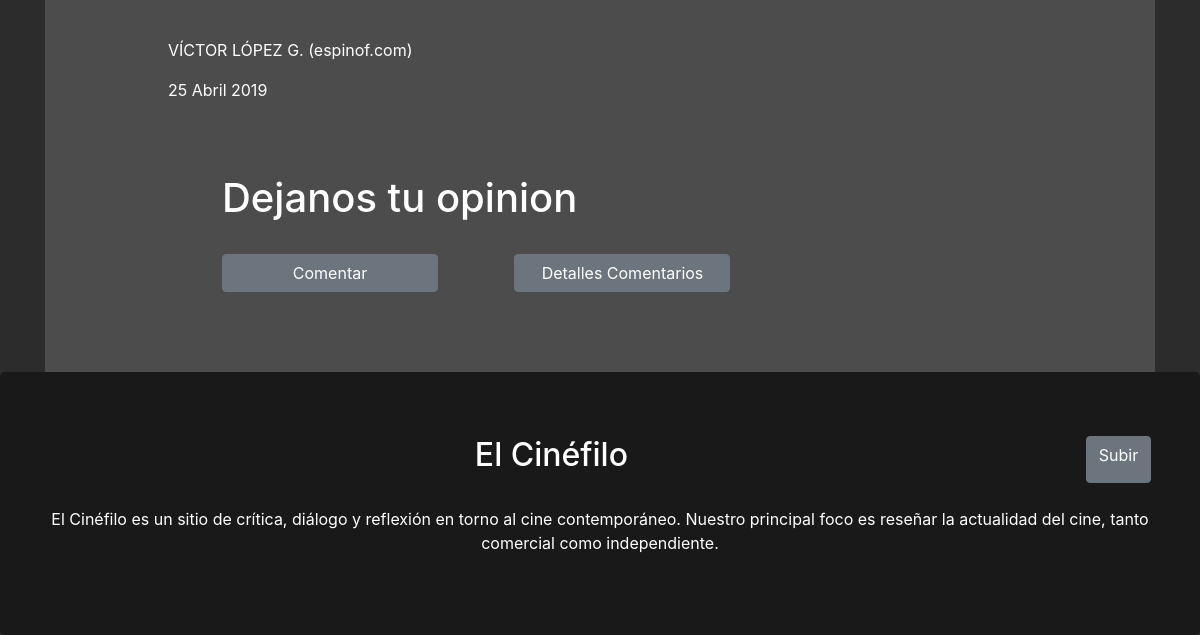
The page /peliculas/endgame/ (lower part) on the database as committed earlier.
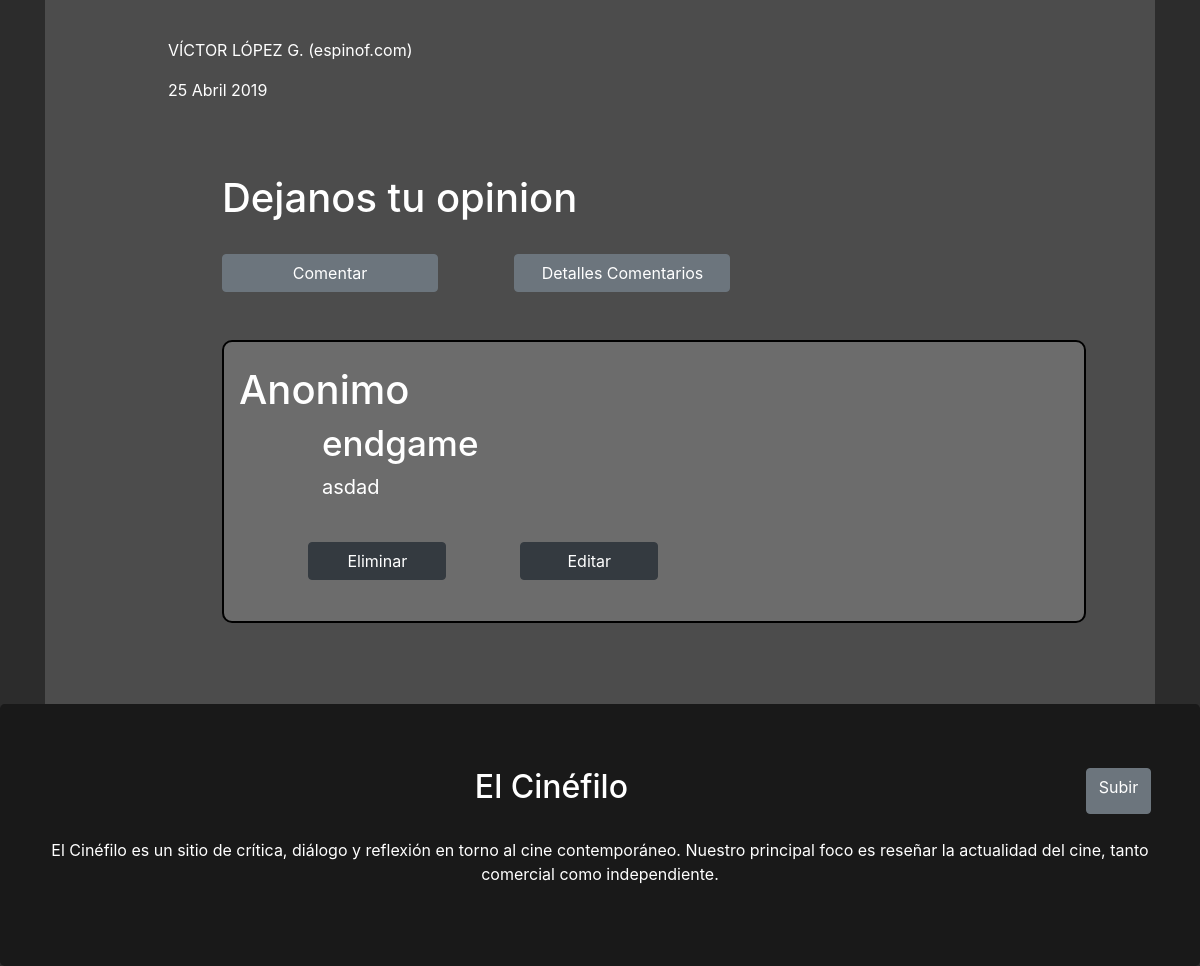
The same page on the database as committed later.
### peliculas/models.py (models this page shows, shortened)
class ComentarioEndgame(models.Model):
    id = models.AutoField(primary_key=True)
    descripcion = models.CharField(max_length=50)
    comentario = models.TextField(max_length=1000)
    fecha = models.DateField(null=True, blank=True)
    class Meta:
        ordering = ['fecha']

### peliculas/views.py (the view)
# urls.py: path('endgame/', views.endgame, name='endgame'),
def endgame(request):
    comentario=ComentarioEndgame.objects.all()
    return render(
        request,
        'endgame.html',
        context={'comentario':comentario},
    )

### peliculas/templates/endgame.html (shortened to what this page needs)
{% extends "base_generic.html" %}
{% block content %}
{% load static %}
	<div class="cuerpo container">
			<br>
			<br>
			<br>
			<br>
			<h2 class="titulos">Como cantaban Radiohead, ‘No Surprises’</h2><br>
			<img class="tamaño-imagenes" src="{% static 'img/tony.jpg' %}"><br>
			<br>
			<br>
			<img class="tamaño-imagenes" src="{% static 'img/maquina-guerra.jpg' %}"><br>
			<br>
			<br>
			<h2 class="titulos">El corazón del héroe</h2><br>
			<img class="tamaño-imagenes" src="{% static 'img/capitan.jpg' %}"><br>
			<br>
			<br>
			<br>
			<img class="tamaño-imagenes" src="{% static 'img/rocket.jpg' %}"><br>
			<br>
			<br>
			<h2 class="titulos">El espectáculo superheróico definitivo</h2><br>
			<br>
			<img class="tamaño-imagenes" src="{% static 'img/widow.jpg' %}"><br>
			<br>
			<br>
			<br>
			<h2 class="titulos">Vengadores desunidos</h2><br>
			<iframe class="tamaño-videos" src="https://www.youtube.com/embed/TR7kVzhzN2E" frameborder="0" allow="accelerometer; autoplay; clipboard-write; encrypted-media; gyroscope; picture-in-picture" allowfullscreen></iframe><br>
			<br>
			<br>
			<p class="letra-cuerpo">VÍCTOR LÓPEZ G. (espinof.com)</p>
			<p class="letra-cuerpo">25 Abril 2019</p><br>
			<div class="ubicacion-cuerpo">
			<h1>Dejanos tu opinion</h1><br>
			<a href="{% url 'endgame_create' %}"><input class="col-lg-3 col-md-4 col-sm-4 col-5 btn btn-secondary" type="button" name="registrar" value="Comentar"></a>
			<a href="{% url 'comentarioendgame' %}"><input class="offset-lg-1 col-lg-3 col-md-5 col-sm-5 col-6 btn btn-secondary" type="button" name="registrar" value="Detalles Comentarios"></a><br><br><br>
			{% for com in comentario %}
				<div class="container" style="background-color:#6c6c6c;padding-bottom: 2%; border-style: solid;border-color: #000; border-width: 2px; border-radius: 10px">
					<br>
					<h1>Anonimo<h1>
					<h4 class="letra-cuerpo" style="font-size: 35px;">{{com.descripcion}}</h4>
					<p class="letra-cuerpo" style="font-size: 20px;">{{com.comentario}}</p><br>
					<a href="{% url 'endgame_delete' com.id %}"><input class="offset-lg-1 col-lg-2 col-md-3 col-sm-3 col-4 btn btn-dark" type="button" name="registrar" value="Eliminar" ></a>
					<a href="{% url 'endgame_update' com.id %}"><input class="offset-lg-1 col-lg-2 col-md-3 col-sm-3 col-4 btn btn-dark" type="button" name="registrar" value="Editar" ><br><br></a>
				</div><br><br>
			{% endfor %}
	</div>
	</div>
{% endblock %}

Rows that differ between the two databases and show on the page:
added ComentarioEndgame: descripcion "endgame", comentario "asdad"
